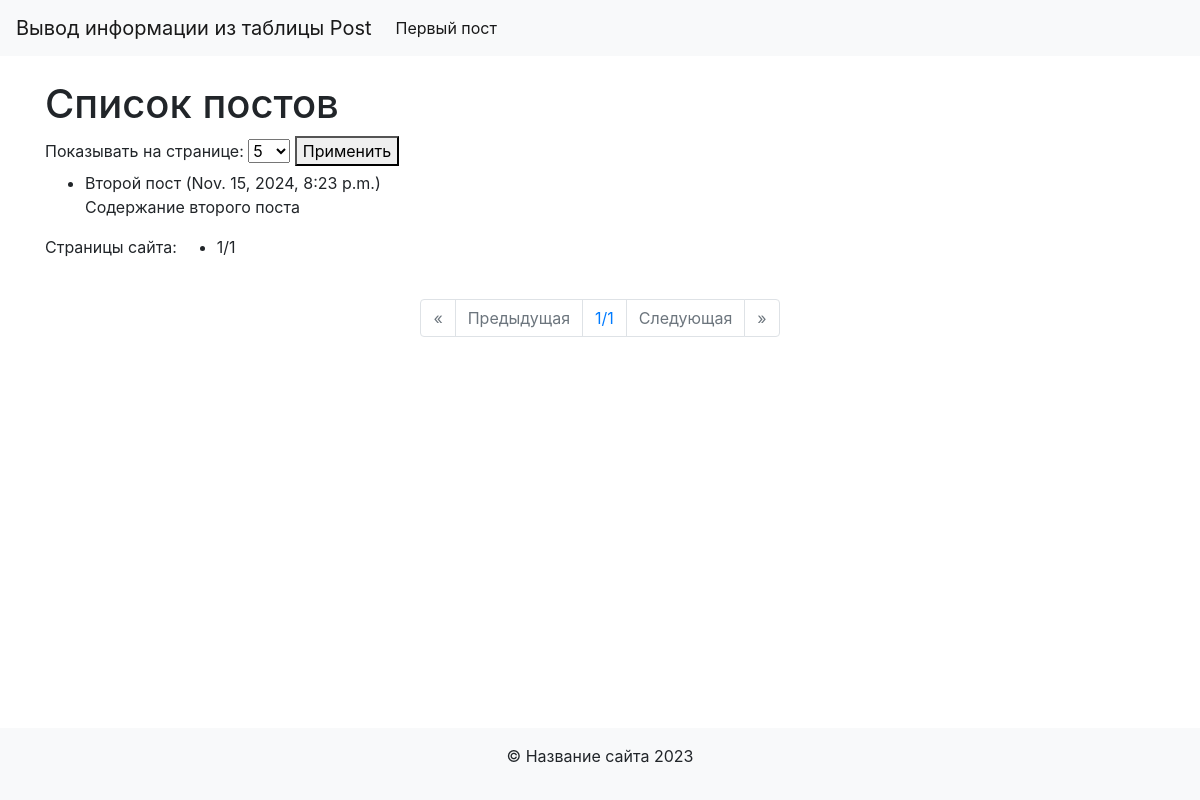
Page /task1/?page=2&per_page=5 on the earlier database version.
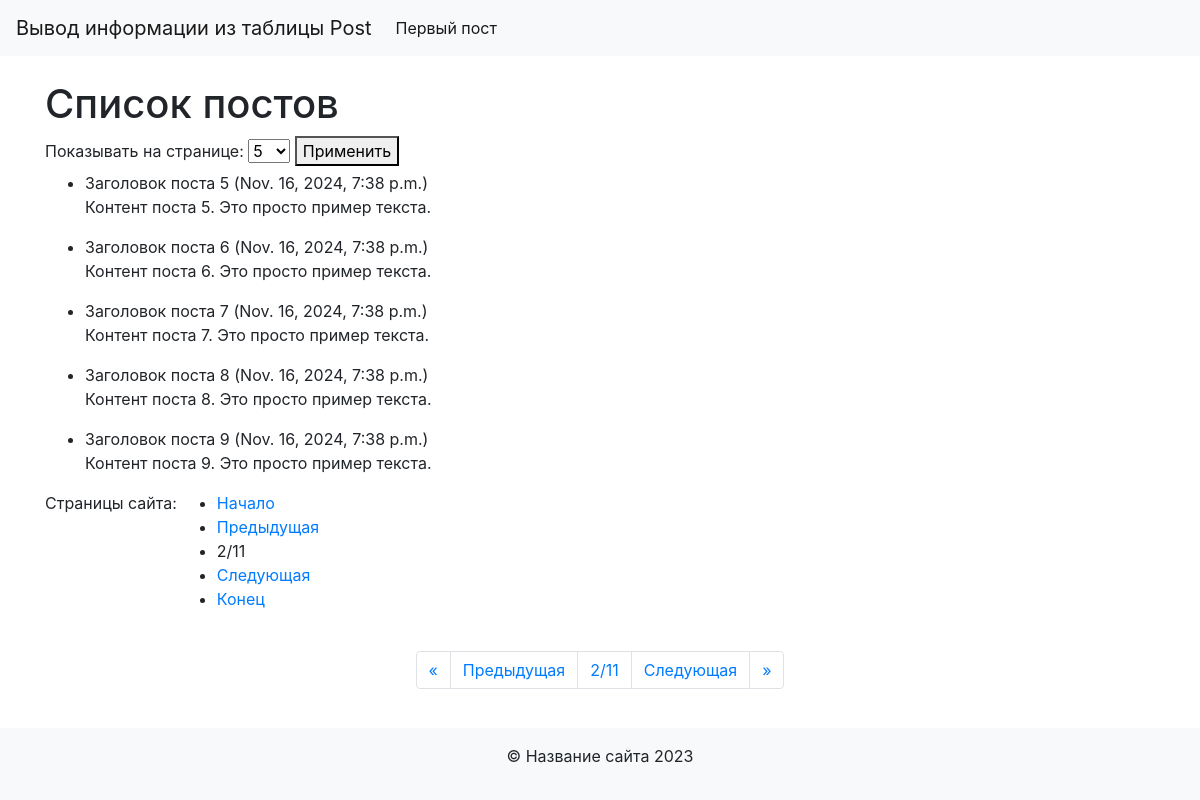
Same page on the later database version.
### task1/models.py (models this page shows)
class Post(models.Model):
    title = models.CharField(max_length=200)
    content = models.TextField()
    created_at = models.DateTimeField(auto_now_add=True)
    updated_at = models.DateTimeField(auto_now=True)

### task1/views.py (the view)
# urls.py: path('', post_list, name='home'),  # Здесь мы добавляем маршрут с именем 'home'
def post_list(request):
    posts = Post.objects.all()
    per_page = int(request.GET.get('per_page', 5))
    paginator = Paginator(posts, per_page)  # Пагинация с учетом выбранного значения
    page_number = request.GET.get('page', 1)
    page_posts = paginator.get_page(page_number)
    context = {
        'page_posts':page_posts,
        'paginator':paginator,
        'per_page':per_page,  # Передаем выбранное значение per_page в контекст
    }
    return render(request, 'post_list.html', context)

### task1/templates/fourth_task/post_list.html (shortened to what this page needs)
{% extends 'base.html' %}
{% block content %}
<h1>Список постов</h1>
<form method="GET">
    <label for="per-page">Показывать на странице:</label>
    <select id="per-page" name="per_page">
        <option value="5" {% if per_page == 5 %}selected{% endif %}>5</option>
    </select>
    <button type="submit">Применить</button>
</form>
<ul>
    {% for post in page_posts %}
    <li>
        {{ post.title }} ({{ post.created_at }})
        <p>{{ post.content }}</p>
    </li>
    {% empty %}
    <p>Нет постов.</p>
    {% endfor %}
</ul>
<div class="pagination">
    <p>Страницы сайта:</p>
    <ul>
        {% if page_posts.has_previous %}
            <li><a href="?page=1&per_page={{ per_page }}">Начало</a></li>
            <li><a href="?page={{ page_posts.previous_page_number }}&per_page={{ per_page }}">Предыдущая</a></li>
        {% endif %}
        <li>{{ page_posts.number }}/{{ paginator.num_pages }}</li>
        {% if page_posts.has_next %}
            <li><a href="?page={{ page_posts.next_page_number }}&per_page={{ per_page }}">Следующая</a></li>
            <li><a href="?page={{ paginator.num_pages }}&per_page={{ per_page }}">Конец</a></li>
        {% endif %}
    </ul>
</div>
{% endblock %}

### task1/templates/fourth_task/base.html (shortened to what this page needs)
<!DOCTYPE html>
<html lang="ru">
<head>
    <link rel="stylesheet" href="https://cdn.jsdelivr.net/npm/bootstrap@4.6.0/dist/css/bootstrap.min.css"
>
</head>
<body>
<nav class="navbar navbar-expand-lg navbar-light bg-light">
    <a class="navbar-brand" href="{% url 'home' %}">Вывод информации из таблицы Post</a>
    <div class="collapse navbar-collapse" id="navbarNav">
        <ul class="navbar-nav mr-auto">
            <li class="nav-item active">
                <a class="nav-link" href="{% url 'post_list' %}">Первый пост</a>
            </li>
        </ul>
    </div>
</nav>
<div class="container mt-4">
    {% block content %}
    {% endblock %}
    {% block pagination %}
    {% if page_posts %}
    <div class="d-flex justify-content-center my-4">
        <nav aria-label="Page navigation example">
            <ul class="pagination">
                {% if page_posts.has_previous %}
                    <li class="page-item"><a class="page-link" href="?page=1">&laquo;</a></li>
                    <li class="page-item"><a class="page-link"
                                         href="?page={{ page_posts.previous_page_number }}">Предыдущая</a></li>
                {% else %}
                    <li class="page-item disabled"><a class="page-link" href="#" tabindex="-1">&laquo;</a></li>
                    <li class="page-item disabled"><a class="page-link" href="#" tabindex="-1">Предыдущая</a></li>
                {% endif %}
                <li class="page-item"><a class="page-link" href="#">{{ page_posts.number }}/{{ paginator.num_pages }}</a></li>
                {% if page_posts.has_next %}
                    <li class="page-item"><a class="page-link" href="?page={{ page_posts.next_page_number }}">Следующая</a>
                    </li>
                    <li class="page-item"><a class="page-link" href="?page={{ paginator.num_pages }}">&raquo;</a></li>
                {% else %}
                    <li class="page-item disabled"><a class="page-link" href="#" tabindex="-1">Следующая</a></li>
                    <li class="page-item disabled"><a class="page-link" href="#" tabindex="-1">&raquo;</a></li>
                {% endif %}
            </ul>
        </nav>
    </div>
    {% endif %}
    {% endblock %}
</div>
<footer class="bg-light text-center py-3 fixed-bottom">
    <p>&copy; Название сайта 2023</p>
</footer>
</body>
</html>

Differences in the rows shown:
no longer on this page (row unchanged): Post: title "Второй пост", created_at "Nov. 15, 2024, 8:23 p.m.", content "Содержание второго поста"
added Post: title "Заголовок поста 5", created_at "Nov. 16, 2024, 7:38 p.m.", content "Контент поста 5. Это просто пример текста."
added Post: title "Заголовок поста 6", created_at "Nov. 16, 2024, 7:38 p.m.", content "Контент поста 6. Это просто пример текста."
added Post: title "Заголовок поста 7", created_at "Nov. 16, 2024, 7:38 p.m.", content "Контент поста 7. Это просто пример текста."
added Post: title "Заголовок поста 8", created_at "Nov. 16, 2024, 7:38 p.m.", content "Контент поста 8. Это просто пример текста."
added Post: title "Заголовок поста 9", created_at "Nov. 16, 2024, 7:38 p.m.", content "Контент поста 9. Это просто пример текста."
Other differences:
{{ page_posts.number }}: "1" → "2"
{{ paginator.num_pages }}: "1" → "11"
text now shown: "Начало Конец"
